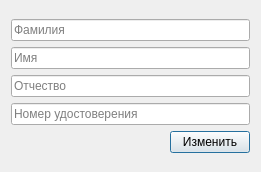
<?xml version="1.0" encoding="UTF-8"?>
<ui version="4.0">
 <class>EditLecturerDialog</class>
 <widget class="QDialog" name="EditLecturerDialog">
  <property name="geometry">
   <rect>
    <x>0</x>
    <y>0</y>
    <width>261</width>
    <height>172</height>
   </rect>
  </property>
  <property name="windowTitle">
   <string>Dialog</string>
  </property>
  <layout class="QGridLayout" name="gridLayout">
   <item row="0" column="0">
    <layout class="QVBoxLayout" name="verticalLayout_2">
     <item>
      <layout class="QVBoxLayout" name="verticalLayout">
       <item>
        <widget class="QLineEdit" name="lastNameLine">
         <property name="placeholderText">
          <string>Фамилия</string>
         </property>
        </widget>
       </item>
       <item>
        <widget class="QLineEdit" name="firstNameLine">
         <property name="placeholderText">
          <string>Имя</string>
         </property>
        </widget>
       </item>
       <item>
        <widget class="QLineEdit" name="patronymicLine">
         <property name="placeholderText">
          <string>Отчество</string>
         </property>
        </widget>
       </item>
       <item>
        <widget class="QLineEdit" name="lecturerIdCard">
         <property name="placeholderText">
          <string>Номер удостоверения</string>
         </property>
        </widget>
       </item>
      </layout>
     </item>
     <item>
      <layout class="QHBoxLayout" name="horizontalLayout">
       <item>
        <spacer name="horizontalSpacer">
         <property name="orientation">
          <enum>Qt::Horizontal</enum>
         </property>
         <property name="sizeHint" stdset="0">
          <size>
           <width>58</width>
           <height>20</height>
          </size>
         </property>
        </spacer>
       </item>
       <item>
        <widget class="QPushButton" name="editLecturerButton">
         <property name="text">
          <string>Изменить</string>
         </property>
        </widget>
       </item>
      </layout>
     </item>
    </layout>
   </item>
  </layout>
 </widget>
 <resources/>
 <connections/>
</ui>
